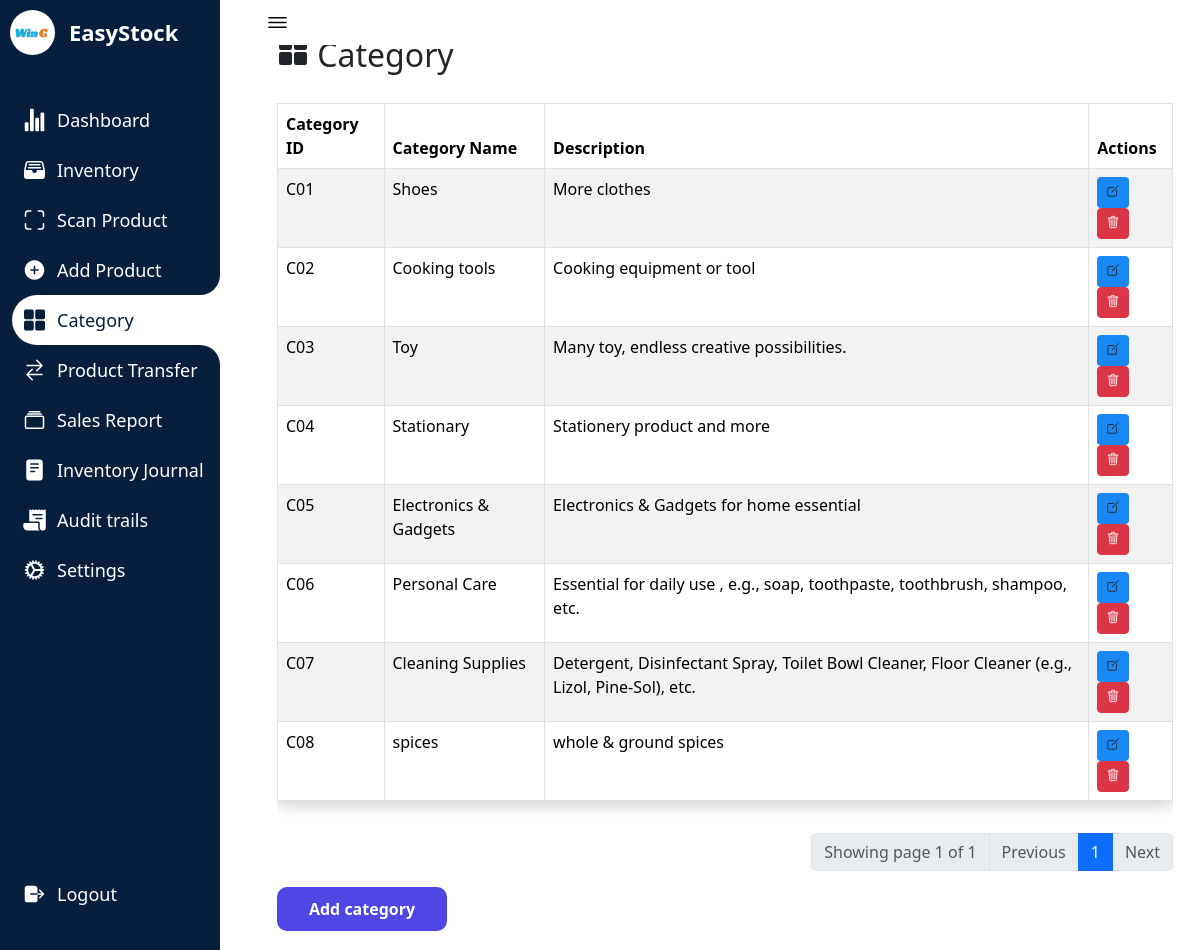
The page /Category.php (signed in) on the database its author committed.
### tables this page shows
CREATE TABLE `companyprofile` (
  `id` int(11) NOT NULL,
  `name` varchar(250) NOT NULL,
  `profilepicture` varchar(1000) DEFAULT NULL
);

CREATE TABLE `category` (
  `categoryid` varchar(250) NOT NULL,
  `categoryname` varchar(250) NOT NULL,
  `categorydescription` varchar(250) NOT NULL
);

### Category.php (the view, shortened to what this page needs)
<?php
require_once "config.php";
$companyId = 1;
$query = "SELECT * FROM companyprofile WHERE id = ?";
$stmt = mysqli_prepare($conn, $query);
mysqli_stmt_bind_param($stmt, "i", $companyId);
mysqli_stmt_execute($stmt);
$result = mysqli_stmt_get_result($stmt);
$companyProfile = mysqli_fetch_assoc($result);
$companyProfileImagePath = $companyProfile['profilepicture'];
$companyName = $companyProfile['name'];
?>
<!DOCTYPE html>
<html lang="en">
<head>
    <link rel="stylesheet" href="testin3.css">
    <link href="https://cdn.jsdelivr.net/npm/bootstrap@5.3.1/dist/css/bootstrap.min.css" rel="stylesheet">
</head>
<nav>
<div class="logo">
<div class="logo-image">
    <?php
    if (!empty($companyProfileImagePath)) {
        echo '<img src="' . $companyProfileImagePath . '" alt="Company Logo" class="logoimage">';
    } else {
        echo '<img src="path/to/placeholder/image.jpg" alt="No Image" style="">';
    }
    ?>
</div>
    <div class="logo-name">
    <?php echo $companyName; ?>
    </div>
</div>
        <div class="menu-items">
            <ul class="navLinks">
            <li class="navList">
    <a href="Dashboard.php">
    <ion-icon name="stats-chart"></ion-icon>
        <span class="links">Dashboard</span>
    </a>
</li>
<li class="navList">
    <a href="Inventory.php">
        <ion-icon name="file-tray-full"></ion-icon>
        <span class="links">Inventory</span>
    </a>
</li>
<li class="navList">
    <a href="pro1.php">
        <ion-icon name="scan-outline"></ion-icon>
        <span class="links">Scan Product</span>
    </a>
</li>
<li class="navList">
    <a href="Product.php">
        <ion-icon name="add-circle"></ion-icon>
        <span class="links">Add Product</span>
    </a>
</li>
    <li class="navList active">
        <a href="Category.php">
            <ion-icon name="grid"></ion-icon>
            <span class="links">Category</span>
        </a>
    </li>
    <li class="navList">
        <a href="Order.php">
        <ion-icon name="swap-horizontal"></ion-icon>
            <span class="links">Product Transfer</span>
        </a>
    </li>
    <li class="navList">
        <a href="sales_report.php">
        <ion-icon name="albums-outline"></ion-icon>
            <span class="links">Sales Report</span>
        </a>
    </li>
    <li class="navList">
        <a href="Reports.php">
            <ion-icon name="reader"></ion-icon>
            <span class="links">Inventory Journal</span>
        </a>
    </li>
    <li class="navList">
        <a href="audittrails.php">
        <ion-icon name="receipt"></ion-icon>
            <span class="links">Audit trails</span>
        </a>
    </li>
    <li class="navList">
        <a href="Settings.php">
            <ion-icon name="cog"></ion-icon>
            <span class="links">Settings</span>
        </a>
    </li>
            </ul>
            <ul class="bottom-link">
                <li>
                <a href="logout.php">
                    <ion-icon name="log-out"></ion-icon>
                    <span class="links">Logout</span>
                </a>
                </li>
        </div>
    </nav>
    <section class="dashboard">
        <div class="top">
            <ion-icon class="navToggle" name="menu-outline"></ion-icon>
        </div>
         <div class="content-wrapper">
            <div class="container">
                <div class="row">
                    <div class="col-lg-12 col-offset-2">
                        <div class="page-header">
                            <h2><ion-icon name="grid"></ion-icon>     Category</h2>
                        </div>
        <div class="row">
            <div class="col-md-12">
                <div class="table-responsive" style="margin-top:20px;">
                    <table class="table table-bordered table-striped">
                        <thead>
                            <th>Category ID</th>
                            <th>Category Name</th>
                            <th>Description</th>
                            <th>Actions</th>
                        </thead>
                        <tbody>
                            <?php
                            require_once "config.php";
                            if(isset($_GET['page_no']) && $_GET['page_no']!=""){
                                $page_no=$_GET['page_no'];
                            }else{
                                $page_no=1;
                            }
                            $total_records_per_page=8;
                            $offset=($page_no-1)* $total_records_per_page;
                            $previous_page=$page_no-1;
                            $next_page=$page_no+1;
                            $result_count=mysqli_query($conn,"SELECT COUNT(*) as total_records FROM category");
                            $total_records=mysqli_fetch_array($result_count);
                            $total_records=$total_records['total_records'];
                            $total_no_of_pages=ceil($total_records / $total_records_per_page);
                            $sql=mysqli_query($conn, "SELECT * FROM category LIMIT $offset, $total_records_per_page");
                            $row=mysqli_num_rows($sql);
                            if($row >0){
                                while($row =mysqli_fetch_array($sql)){
                                    ?>
                                    <tr>
                                        <td><?php echo $row['categoryid'];?></td>
                                        <td><?php echo $row['categoryname'];?></td>
                                        <td><?php echo $row['categorydescription'];?></td>
                                        <td>
                                            <a href="editcategory.php?editid=<?php echo htmlentities($row['categoryid']);?>" class="btn btn-sm" style="background-color:#1988F5; margin-right:5px;"> <ion-icon name="create-outline"></ion-icon>
                                            <a href="Category.php?delid=<?php echo htmlentities($row['categoryid']);?>" onClick="confirmDelete(); return false;" class="btn btn-danger btn-sm"><ion-icon name="trash-outline"></ion-icon></a>
</a>
                                        </td>
                                    </tr>
                                    <?php
                                }
                            }
                            ?>
                        </tbody>
                    </table>
                </div>
                <ul class="pagination justify-content-end mt-3">
    <li class="page-item disabled">
        <span class="page-link">Showing page <?php echo $page_no . " of " . $total_no_of_pages; ?></span>
    </li>
    <li class="page-item <?php if ($page_no <= 1) echo 'disabled'; ?>">
        <a class="page-link" <?php if ($page_no > 1) echo "href='?page_no=$previous_page'"; ?>>Previous</a>
    </li>
    <?php
    if ($total_no_of_pages <= 10) {
        for ($counter = 1; $counter <= $total_no_of_pages; $counter++) {
            echo "<li class='page-item ";
            echo ($counter == $page_no) ? "active'>" : "'>";
            echo "<a class='page-link' href='?page_no=$counter'>$counter</a></li>";
        }
    }
    ?>
    <li class="page-item <?php if ($page_no >= $total_no_of_pages) echo 'disabled'; ?>">
        <a class="page-link" <?php if ($page_no < $total_no_of_pages) echo "href='?page_no=$next_page'"; ?>>Next</a>
    </li>
</ul>
<a href="addcategory.php" class="allButton">Add category</a>
            </div>
        </div>
    </div>
</div>
    </section>
</body>
</html>

### testin3.css (style rules this page uses)
* { margin: 0; padding: 0; box-sizing: border-box; }
:root { --primary-color:#071e3d; --nav-color: #071e3d; --dash-color: #fff; --logo-color: #fff; --text-color: #000; --text-color-light: #333; --white: #fff; --border-color: #ccc; --toggle-color: #fff; --title-icon-color: #fff; --time-03: all 0.3s linear; --time-02: all 0.2s linear; }
nav { position: fixed; top: 0; left: 0; height: 100%; width: 220px; background-color: var(--nav-color); padding: 10px 0 10px 10px; transition: var(--time-03); }
nav .logo { display: flex; align-items: center; }
.logoimage { border-radius:50%; }
nav .logo-image { width: 45px; height: 45px; border-radius: 50%; }
nav .logo-image img { width: 45px; height: 45px; object-fit: cover; }
nav .logo .logo-name { font-size: 22px; font-weight: 600; color: var(--logo-color); margin-left: 14px; white-space: nowrap; transition: var(--time-02); }
nav .menu-items { margin-top: 40px; display: flex; flex-direction: column; height: calc(100% - 90px); justify-content: space-between; }
nav .menu-items li { list-style: none; }
nav .menu-items li a { display: flex; align-items: center; margin-left:-30px; height: 50px; text-decoration: none; }
nav .menu-items li.active a { border-top-left-radius: 25px; border-bottom-left-radius: 25px; position: relative; }
nav .menu-items li a ion-icon { color: var(--white); font-size: 24px; min-width: 45px; }
nav .menu-items li a .links { font-size: 18px; color: var(--white); transition: var(--time-02); }
nav .menu-items li.active a { background-color: var(--dash-color); }
nav .menu-items li.active a:before { content: ''; position: absolute; width: 40px; height: 40px; right: 0; top: -40px; border-radius: 50%; box-shadow: 20px 20px var(--dash-color); pointer-events: none; }
nav .menu-items li.active a:after { content: ''; position: absolute; width: 40px; height: 40px; right: 0; bottom: -40px; border-radius: 50%; box-shadow: 20px -20px var(--dash-color); pointer-events: none; }
nav .menu-items li.active a .links { color: var(--primary-color); }
nav .menu-items li.active a ion-icon { color: var(--primary-color); }
.dashboard { position: relative; left: 250px; width: calc(100% - 250px); min-height: 100vh; background-color: var(--dash-color); padding: 10px 15px; transition: var(--time-03); }
.dashboard .top { position: fixed; background-color: var(--dash-color); display: flex; justify-content: space-between; align-items: center; left: 250px; top: 0; padding: 10px 15px; width: calc(100% - 250px); transition: var(--time-03); z-index: 100; }
.dashboard .top .navToggle { font-size: 25px; color: var(--text-color); cursor: pointer; }
.container { padding:1%; background-color: white; margin-top:5%; transition: border-radius 0.5s cubic-bezier(0.175, 0.885, 0.32, 1.275); }
.content-wrapper { margin-top:-30px; }
.dashboard .content-wrapper { top: 0; transition: var(--time-03); }
table { box-shadow: 0 4px 16px rgba(0, 0, 0, 0.2); }
.allButton { display: inline-block; padding: 10px 20px; text-decoration: none; color: #fff; background-color:#4F46E5; border-radius:10px; width:170px; text-align:center; font-weight: bold; }

### rows shown on the page
companyprofile: profilepicture (picture), name "EasyStock"
category: categoryid "C01", categoryname "Shoes", categorydescription "More clothes"
category: categoryid "C02", categoryname "Cooking tools", categorydescription "Cooking equipment or tool"
category: categoryid "C03", categoryname "Toy", categorydescription "Many toy, endless creative possibilities."
category: categoryid "C04", categoryname "Stationary", categorydescription "Stationery product and more"
category: categoryid "C05", categoryname "Electronics & Gadgets", categorydescription "Electronics & Gadgets for home essential"
category: categoryid "C06", categoryname "Personal Care", categorydescription "Essential for daily use , e.g., soap, toothpaste, toothbrush, shampoo, etc."
category: categoryid "C07", categoryname "Cleaning Supplies", categorydescription "Detergent, Disinfectant Spray, Toilet Bowl Cleaner, Floor Cleaner (e.g., Lizol, Pine-Sol), etc."
category: categoryid "C08", categoryname "spices", categorydescription "whole & ground spices"

### other values the page prints
$page_no "1"
$total_no_of_pages "1"
